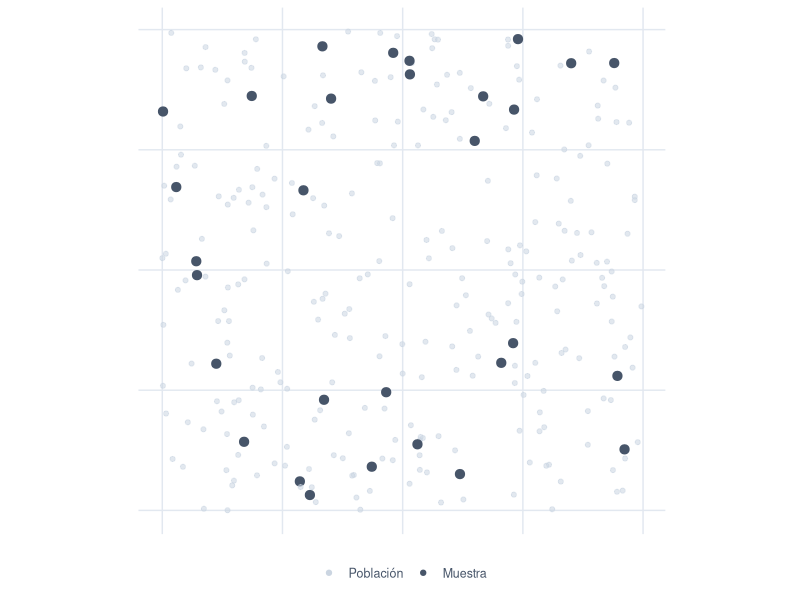
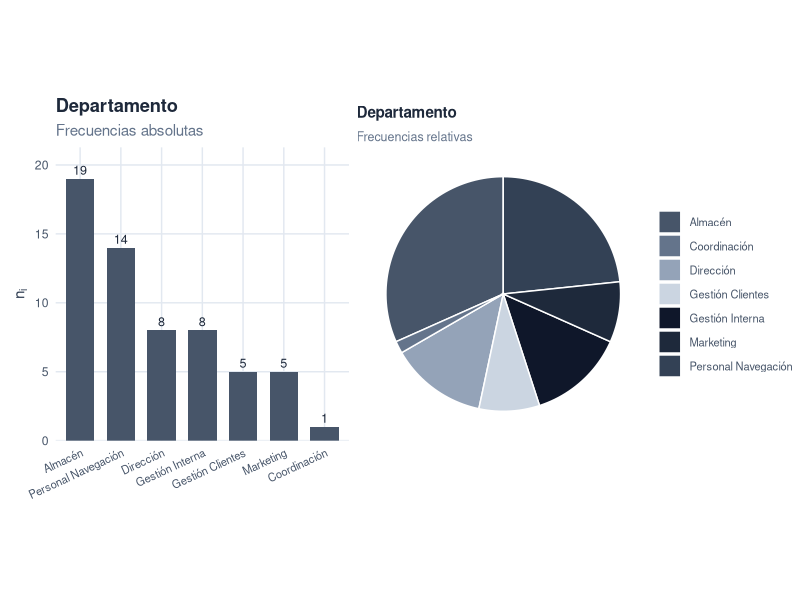
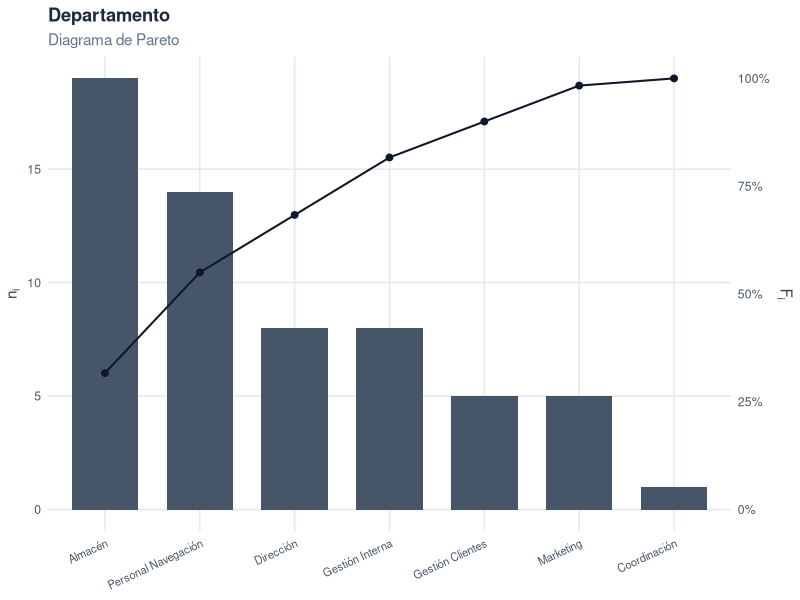
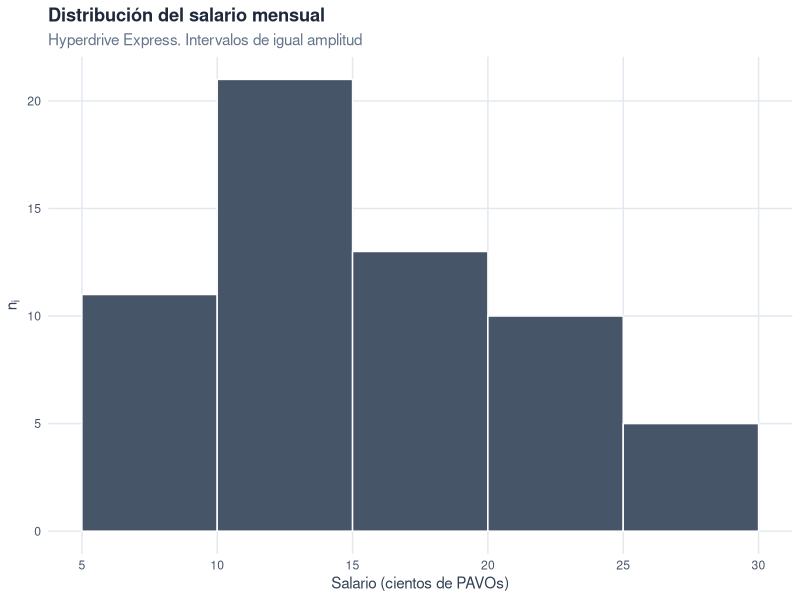
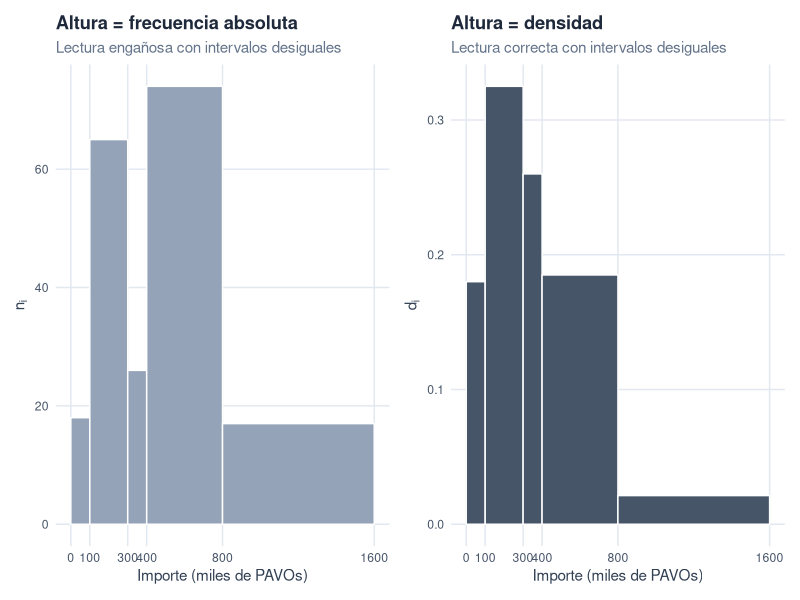
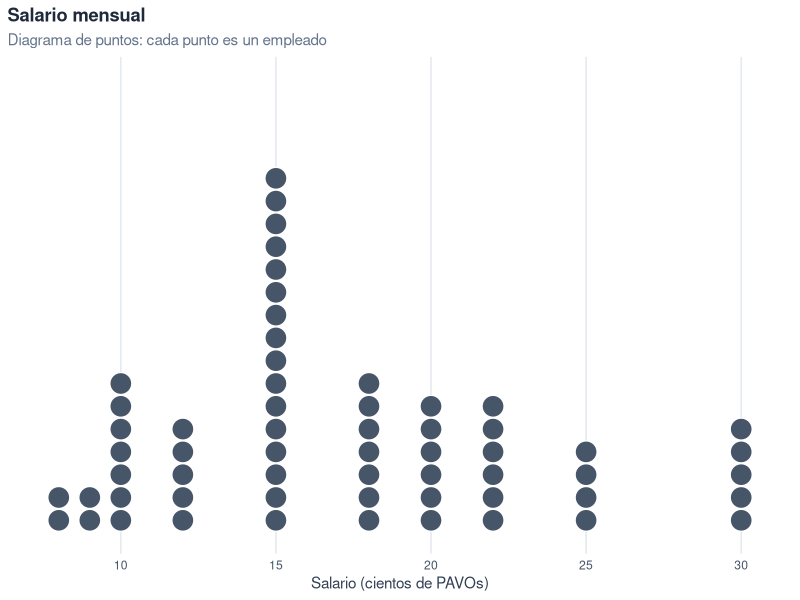
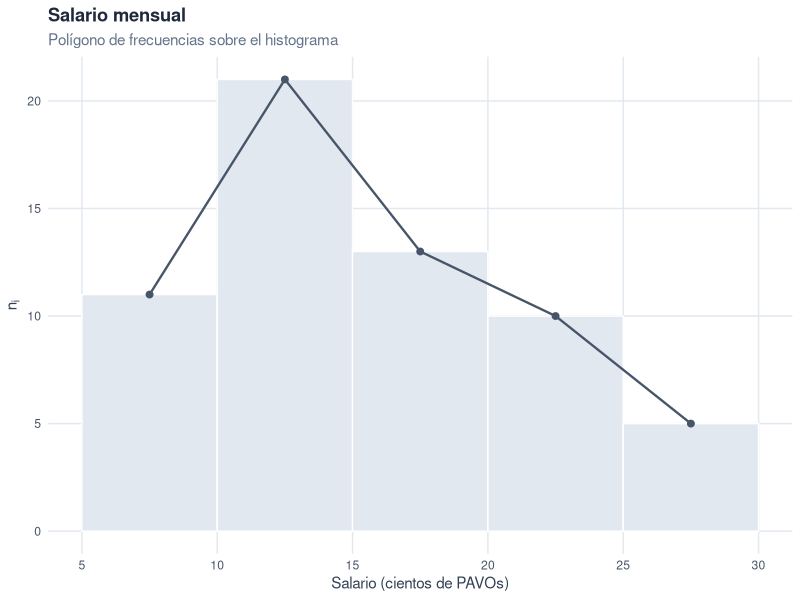
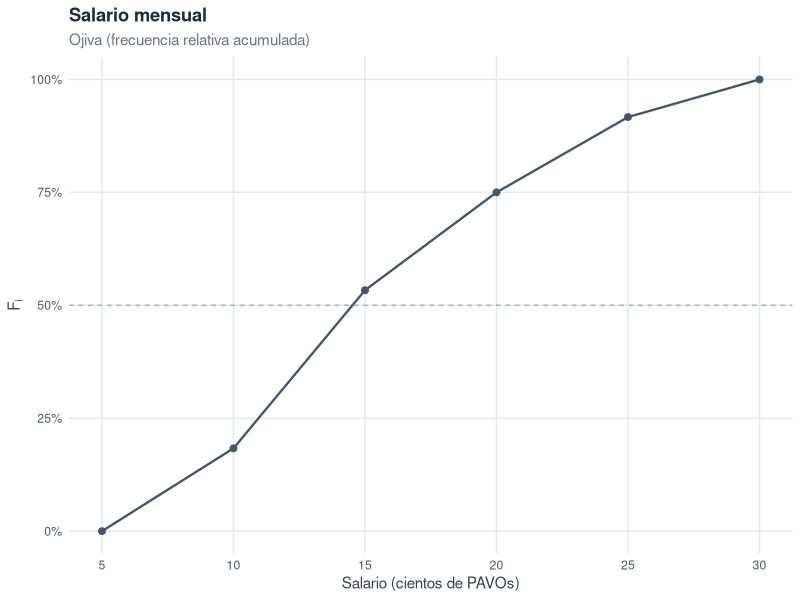

Here is the R script that generated these plots, in order:
## ---- chunk 1
knitr::opts_chunk$set(
  echo       = FALSE,
  message    = FALSE,
  warning    = FALSE,
  fig.align  = "center",
  fig.width  = 6.5,
  fig.height = 4,
  dpi        = 200,
  out.width  = "100%"
)

library(dplyr)
library(tibble)
library(ggplot2)
library(forcats)
library(knitr)
library(kableExtra)
library(scales)
library(patchwork)

# Paleta sobria, coordinada con el color primario del libro (#475569).
pal_libro  <- c("#475569", "#64748b", "#94a3b8", "#cbd5e1",
                "#0f172a", "#1e293b", "#334155")
pal_acento <- "#475569"

# Tema ggplot consistente para todo el capítulo.
theme_libro <- function() {
  theme_minimal(base_size = 11) +
    theme(
      plot.title       = element_text(face = "bold", color = "#1e293b"),
      plot.subtitle    = element_text(color = "#64748b"),
      plot.caption     = element_text(color = "#94a3b8", size = 8),
      axis.title       = element_text(color = "#334155"),
      axis.text        = element_text(color = "#475569"),
      panel.grid.minor = element_blank(),
      panel.grid.major = element_line(color = "#e2e8f0"),
      legend.position  = "bottom",
      legend.title     = element_text(color = "#334155", size = 9),
      legend.text      = element_text(color = "#475569", size = 9)
    )
}
## ---- chunk 2
set.seed(42)
pob <- tibble(
  x = runif(300),
  y = runif(300)
) |>
  mutate(en_muestra = row_number() %in% sample(300, 30))

ggplot(pob, aes(x, y)) +
  geom_point(aes(color = en_muestra, size = en_muestra, alpha = en_muestra)) +
  scale_color_manual(values = c(`FALSE` = "#cbd5e1", `TRUE` = "#475569"),
                     labels = c("Población", "Muestra"),
                     name   = NULL) +
  scale_size_manual(values  = c(`FALSE` = 1.4, `TRUE` = 2.8), guide = "none") +
  scale_alpha_manual(values = c(`FALSE` = 0.55, `TRUE` = 1),  guide = "none") +
  coord_fixed() +
  labs(x = NULL, y = NULL) +
  theme_libro() +
  theme(axis.text = element_blank(), panel.grid = element_blank())
## ---- chunk 3
set.seed(1789)
n_emp <- 60

# Pool de nombres siguiendo la convención R-Stars:
# primer nombre del cine de ciencia ficción + apellido = género de ave (latín).
nombres_sf <- c("Spike", "Faye", "Jet", "Ed", "Vicious",
                "Luke", "Leia", "Han", "Rey", "Finn", "Poe", "Padmé",
                "Spock", "Data", "Picard", "Janeway", "Geordi",
                "Ripley", "Bishop", "Hicks", "Newt",
                "Deckard", "Roy", "Rachael",
                "Neo", "Trinity", "Morpheus",
                "Mal", "Zoe", "River", "Jayne",
                "Holden", "Naomi", "Amos", "Bobbie",
                "Starbuck", "Apollo", "Adama", "Kara",
                "Sarah", "Kyle", "John")

apellidos_aves <- c("Pyrrhula", "Tachyeres", "Bucephala", "Calidris",
                    "Diomedea", "Bubo", "Falco", "Phoenicopterus", "Larus",
                    "Hirundo", "Accipiter", "Psittacus", "Columba", "Corvus",
                    "Anas", "Cygnus", "Gallus", "Pavo", "Ardea", "Grus",
                    "Aquila", "Tinamus", "Tachybaptus", "Athene", "Strix",
                    "Spheniscus", "Apteryx", "Dromaius", "Ramphastos",
                    "Pelecanus", "Vultur", "Struthio", "Turdus", "Merula",
                    "Rhea", "Ara")

empresa <- tibble(
  id_empleado = sprintf("E%03d", seq_len(n_emp)),
  nombre = paste(sample(nombres_sf,      n_emp, replace = TRUE),
                 sample(apellidos_aves,  n_emp, replace = TRUE)),
  nivel_estudios = sample(
    c("Básicos", "Medios", "Universitarios"),
    n_emp, replace = TRUE, prob = c(0.20, 0.42, 0.38)
  ) |>
    factor(levels = c("Básicos", "Medios", "Universitarios"), ordered = TRUE),
  departamento = sample(
    c("Almacén", "Gestión Interna", "Gestión Clientes", "Personal Navegación",
      "Marketing", "Coordinación", "Dirección"),
    n_emp, replace = TRUE,
    prob = c(0.22, 0.16, 0.18, 0.20, 0.08, 0.06, 0.10)
  )
)

# Asignamos un salario coherente con el nivel de estudios.
empresa <- empresa |>
  mutate(
    salario = case_when(
      nivel_estudios == "Básicos"        ~ sample(c(8, 9, 10, 12),
                                                  n(), TRUE,
                                                  prob = c(0.25, 0.30, 0.30, 0.15)),
      nivel_estudios == "Medios"         ~ sample(c(10, 12, 15, 18),
                                                  n(), TRUE,
                                                  prob = c(0.20, 0.30, 0.35, 0.15)),
      nivel_estudios == "Universitarios" ~ sample(c(18, 20, 22, 25, 30),
                                                  n(), TRUE,
                                                  prob = c(0.20, 0.30, 0.25, 0.15, 0.10))
    )
  )
## ---- chunk 4
empresa |>
  head(6) |>
  select(`Cód.` = id_empleado, Nombre = nombre,
         `Salario` = salario, `N. Estudios` = nivel_estudios,
         Departamento = departamento) |>
  kable(caption = "Primeros casos del fichero de empleados de Hyperdrive Express.",
        align = "c") |>
  kable_styling(bootstrap_options = c("hover", "condensed"),
                full_width = FALSE,
                position = "center",
                font_size = 13)
## ---- chunk 5
frec_salario <- empresa |>
  count(salario, name = "n_i") |>
  arrange(salario) |>
  mutate(
    N_i = cumsum(n_i),
    f_i = n_i / sum(n_i),
    F_i = cumsum(f_i)
  )

frec_salario |>
  kable(caption = "Distribución de frecuencias del salario en Hyperdrive Express (cientos de PAVOs).",
        col.names = c("$x_i$ (Salario)", "$n_i$", "$N_i$", "$f_i$", "$F_i$"),
        digits = c(0, 0, 0, 4, 4),
        align = "c",
        escape = FALSE) |>
  kable_styling(bootstrap_options = c("hover", "condensed"),
                full_width = FALSE,
                position = "center",
                font_size = 13)
## ---- chunk 6
frec_estudios <- empresa |>
  count(nivel_estudios, name = "n_i") |>
  arrange(nivel_estudios) |>
  mutate(
    N_i = cumsum(n_i),
    f_i = n_i / sum(n_i),
    F_i = cumsum(f_i)
  )

frec_estudios |>
  kable(caption = "Distribución de frecuencias del nivel de estudios de la plantilla.",
        col.names = c("$x_i$ (Nivel de estudios)", "$n_i$", "$N_i$",
                      "$f_i$", "$F_i$"),
        digits = c(NA, 0, 0, 4, 4),
        align = "c",
        escape = FALSE) |>
  kable_styling(bootstrap_options = c("hover", "condensed"),
                full_width = FALSE,
                position = "center",
                font_size = 13)
## ---- chunk 7
frec_departamento <- empresa |>
  count(departamento, name = "n_i") |>
  arrange(desc(n_i)) |>
  mutate(f_i = n_i / sum(n_i))

frec_departamento |>
  kable(caption = "Distribución de frecuencias del departamento.",
        col.names = c("$x_i$ (Departamento)", "$n_i$", "$f_i$"),
        digits = c(NA, 0, 4),
        align = "c",
        escape = FALSE) |>
  kable_styling(bootstrap_options = c("hover", "condensed"),
                full_width = FALSE,
                position = "center",
                font_size = 13)
## ---- chunk 8
cortes <- c(5, 10, 15, 20, 25, 30)

frec_int <- empresa |>
  mutate(intervalo = cut(salario, breaks = cortes,
                         include.lowest = TRUE, right = TRUE)) |>
  count(intervalo, name = "n_i") |>
  mutate(
    L_inf = head(cortes, -1),
    L_sup = tail(cortes, -1),
    x_i   = (L_inf + L_sup) / 2,
    c_i   = L_sup - L_inf,
    d_i   = n_i / c_i,
    f_i   = n_i / sum(n_i),
    N_i   = cumsum(n_i),
    F_i   = cumsum(f_i)
  ) |>
  select(Intervalo = intervalo, x_i, c_i, n_i, N_i, f_i, F_i, d_i)

frec_int |>
  kable(caption = "Distribución agrupada del salario en intervalos de 5 cientos de PAVOs.",
        col.names = c("Intervalo", "$x_i$", "$c_i$", "$n_i$", "$N_i$",
                      "$f_i$", "$F_i$", "$d_i$"),
        digits = c(NA, 1, 0, 0, 0, 4, 4, 4),
        align = "c",
        escape = FALSE) |>
  kable_styling(bootstrap_options = c("hover", "condensed"),
                full_width = FALSE,
                position = "center",
                font_size = 13)
## ---- chunk 9
k_sturges_raw <- 1 + log2(nrow(empresa))
k_sturges     <- ceiling(k_sturges_raw)
sal_min       <- min(empresa$salario)
sal_max       <- max(empresa$salario)
c_teor        <- (sal_max - sal_min) / k_sturges
cortes_teor   <- seq(sal_min, sal_max, length.out = k_sturges + 1)

fmt <- function(x, d = 2) {
  format(round(x, d), decimal.mark = ",", nsmall = d, trim = TRUE)
}
## ---- chunk 10
df_dep <- frec_departamento |>
  mutate(departamento = fct_reorder(departamento, n_i, .desc = TRUE))

g_barras <- ggplot(df_dep, aes(departamento, n_i)) +
  geom_col(fill = pal_acento, width = 0.7) +
  geom_text(aes(label = n_i), vjust = -0.4,
            color = "#1e293b", size = 3.2) +
  scale_y_continuous(expand = expansion(mult = c(0, 0.12))) +
  labs(title = "Departamento", subtitle = "Frecuencias absolutas",
       x = NULL, y = expression(n[i])) +
  theme_libro() +
  theme(axis.text.x = element_text(angle = 25, hjust = 1, size = 8))

g_sectores <- ggplot(frec_departamento,
                     aes(x = "", y = f_i, fill = departamento)) +
  geom_col(width = 1, color = "white") +
  coord_polar(theta = "y") +
  scale_fill_manual(values = pal_libro, name = NULL) +
  labs(title = "Departamento", subtitle = "Frecuencias relativas") +
  theme_void() +
  theme(
    plot.title      = element_text(face = "bold", color = "#1e293b", size = 11),
    plot.subtitle   = element_text(color = "#64748b", size = 9),
    legend.text     = element_text(color = "#475569", size = 8),
    legend.position = "right"
  )

g_barras + g_sectores
## ---- chunk 11
pareto <- frec_departamento |>
  arrange(desc(n_i)) |>
  mutate(
    F_i = cumsum(f_i),
    departamento = factor(departamento, levels = departamento)
  )

coef <- max(pareto$n_i)

ggplot(pareto, aes(departamento)) +
  geom_col(aes(y = n_i), fill = pal_acento, width = 0.7) +
  geom_line(aes(y = F_i * coef, group = 1),
            color = "#0f172a", linewidth = 0.7) +
  geom_point(aes(y = F_i * coef), color = "#0f172a", size = 2) +
  scale_y_continuous(
    name     = expression(n[i]),
    sec.axis = sec_axis(~ . / coef,
                        name   = expression(F[i]),
                        labels = scales::label_percent(accuracy = 1))
  ) +
  labs(title = "Departamento", subtitle = "Diagrama de Pareto",
       x = NULL) +
  theme_libro() +
  theme(axis.text.x = element_text(angle = 25, hjust = 1, size = 8))
## ---- chunk 12
ggplot(empresa, aes(salario)) +
  geom_histogram(breaks = cortes, closed = "right",
                 fill = pal_acento, color = "white") +
  scale_x_continuous(breaks = cortes) +
  labs(title    = "Distribución del salario mensual",
       subtitle = "Hyperdrive Express. Intervalos de igual amplitud",
       x        = "Salario (cientos de PAVOs)",
       y        = expression(n[i])) +
  theme_libro()
## ---- chunk 13
set.seed(2025)
ventas <- tibble(
  cliente = sprintf("C%03d", 1:200),
  importe = round(pmin(rgamma(200, shape = 2, scale = 200), 1600), 0)
)

cortes_v <- c(0, 100, 300, 400, 800, 1600)

frec_ventas <- ventas |>
  mutate(intervalo = cut(importe, breaks = cortes_v,
                         include.lowest = TRUE, right = TRUE)) |>
  count(intervalo, name = "n_i") |>
  mutate(
    L_inf = head(cortes_v, -1),
    L_sup = tail(cortes_v, -1),
    x_i   = (L_inf + L_sup) / 2,
    c_i   = L_sup - L_inf,
    d_i   = n_i / c_i
  )

frec_ventas |>
  select(Intervalo = intervalo, n_i, c_i, x_i, d_i) |>
  kable(caption = "Importe anual de contratos con clientes corporativos (miles de PAVOs). Intervalos de distinta amplitud.",
        col.names = c("Intervalo", "$n_i$", "$c_i$", "$x_i$", "$d_i$"),
        digits = c(NA, 0, 0, 1, 4),
        align = "c",
        escape = FALSE) |>
  kable_styling(bootstrap_options = c("hover", "condensed"),
                full_width = FALSE,
                position = "center",
                font_size = 13)
## ---- chunk 14
g_mal <- ggplot(frec_ventas,
                aes(xmin = L_inf, xmax = L_sup,
                    ymin = 0, ymax = n_i)) +
  geom_rect(fill = "#94a3b8", color = "white") +
  scale_x_continuous(breaks = cortes_v) +
  labs(title    = "Altura = frecuencia absoluta",
       subtitle = "Lectura engañosa con intervalos desiguales",
       x        = "Importe (miles de PAVOs)",
       y        = expression(n[i])) +
  theme_libro()

g_bien <- ggplot(frec_ventas,
                 aes(xmin = L_inf, xmax = L_sup,
                     ymin = 0, ymax = d_i)) +
  geom_rect(fill = pal_acento, color = "white") +
  scale_x_continuous(breaks = cortes_v) +
  labs(title    = "Altura = densidad",
       subtitle = "Lectura correcta con intervalos desiguales",
       x        = "Importe (miles de PAVOs)",
       y        = expression(d[i])) +
  theme_libro()

g_mal + g_bien
## ---- chunk 15
ggplot(empresa, aes(x = salario)) +
  geom_dotplot(binwidth = 1, dotsize = 0.7,
               fill = pal_acento, color = "white",
               stackratio = 1.05) +
  scale_x_continuous(breaks = seq(5, 30, 5)) +
  scale_y_continuous(NULL, breaks = NULL) +
  labs(title    = "Salario mensual",
       subtitle = "Diagrama de puntos: cada punto es un empleado",
       x        = "Salario (cientos de PAVOs)") +
  theme_libro()
## ---- chunk 16
poly_df <- frec_int |>
  select(x_i, n_i)

ggplot(empresa, aes(salario)) +
  geom_histogram(breaks = cortes, closed = "right",
                 fill = "#e2e8f0", color = "white") +
  geom_line(data = poly_df, aes(x = x_i, y = n_i),
            color = pal_acento, linewidth = 0.8) +
  geom_point(data = poly_df, aes(x = x_i, y = n_i),
             color = pal_acento, size = 2) +
  scale_x_continuous(breaks = cortes) +
  labs(title    = "Salario mensual",
       subtitle = "Polígono de frecuencias sobre el histograma",
       x        = "Salario (cientos de PAVOs)",
       y        = expression(n[i])) +
  theme_libro()
## ---- chunk 17
ojiva_df <- tibble(
  x   = c(min(cortes), tail(cortes, -1)),
  F_i = c(0, frec_int$F_i)
)

ggplot(ojiva_df, aes(x, F_i)) +
  geom_line(color = pal_acento, linewidth = 0.8) +
  geom_point(color = pal_acento, size = 2) +
  geom_hline(yintercept = 0.5, linetype = "dashed",
             color = "#94a3b8", linewidth = 0.4) +
  scale_x_continuous(breaks = cortes) +
  scale_y_continuous(labels = scales::label_percent(accuracy = 1),
                     breaks = c(0, 0.25, 0.5, 0.75, 1)) +
  labs(title    = "Salario mensual",
       subtitle = "Ojiva (frecuencia relativa acumulada)",
       x        = "Salario (cientos de PAVOs)",
       y        = expression(F[i])) +
  theme_libro()
## ---- chunk 18
set.seed(2077)
n_meses <- 60
serie_hyper <- tibble(
  mes         = seq(as.Date("2119-01-01"), by = "month", length.out = n_meses),
  tendencia   = seq(120, 200, length.out = n_meses),
  estacional  = 18 * sin(2 * pi * seq_len(n_meses) / 12),
  ruido       = rnorm(n_meses, 0, 6),
  facturacion = tendencia + estacional + ruido
)

ggplot(serie_hyper, aes(mes, facturacion)) +
  geom_line(color = pal_acento, linewidth = 0.7) +
  geom_point(color = pal_acento, size = 1.2) +
  scale_x_date(date_breaks = "1 year", date_labels = "%Y") +
  labs(title    = "Facturación mensual de Hyperdrive Express",
       subtitle = "Cinco últimos ejercicios (millones de PAVOs)",
       x        = NULL, y = NULL) +
  theme_libro()
## ---- chunk 19
df_story <- frec_departamento |>
  mutate(
    departamento = fct_reorder(departamento, n_i, .desc = TRUE),
    destaca      = departamento == "Almacén"
  )

n_almacen   <- df_story |> filter(departamento == "Almacén") |> pull(n_i)
pct_almacen <- round(100 * n_almacen / sum(df_story$n_i))

g_neutro <- ggplot(df_story, aes(departamento, n_i)) +
  geom_col(fill = "#94a3b8", width = 0.7) +
  scale_y_continuous(expand = expansion(mult = c(0, 0.12))) +
  labs(title    = "Distribución por departamento",
       subtitle = "Frecuencias absolutas",
       x = NULL, y = expression(n[i])) +
  theme_libro() +
  theme(axis.text.x = element_text(angle = 25, hjust = 1, size = 8))

g_story <- ggplot(df_story, aes(departamento, n_i, fill = destaca)) +
  geom_col(width = 0.7) +
  geom_text(aes(label = n_i, color = destaca),
            vjust = -0.4, size = 3.2, fontface = "bold") +
  scale_fill_manual(values = c(`FALSE` = "#cbd5e1", `TRUE` = pal_acento),
                    guide = "none") +
  scale_color_manual(values = c(`FALSE` = "#94a3b8", `TRUE` = "#1e293b"),
                     guide = "none") +
  scale_y_continuous(expand = expansion(mult = c(0, 0.18))) +
  labs(title    = sprintf("Almacén concentra el %d %% de la plantilla", pct_almacen),
       subtitle = "El resto de departamentos queda muy por debajo",
       x = NULL, y = expression(n[i])) +
  theme_libro() +
  theme(axis.text.x = element_text(angle = 25, hjust = 1, size = 8))

g_neutro + g_story
